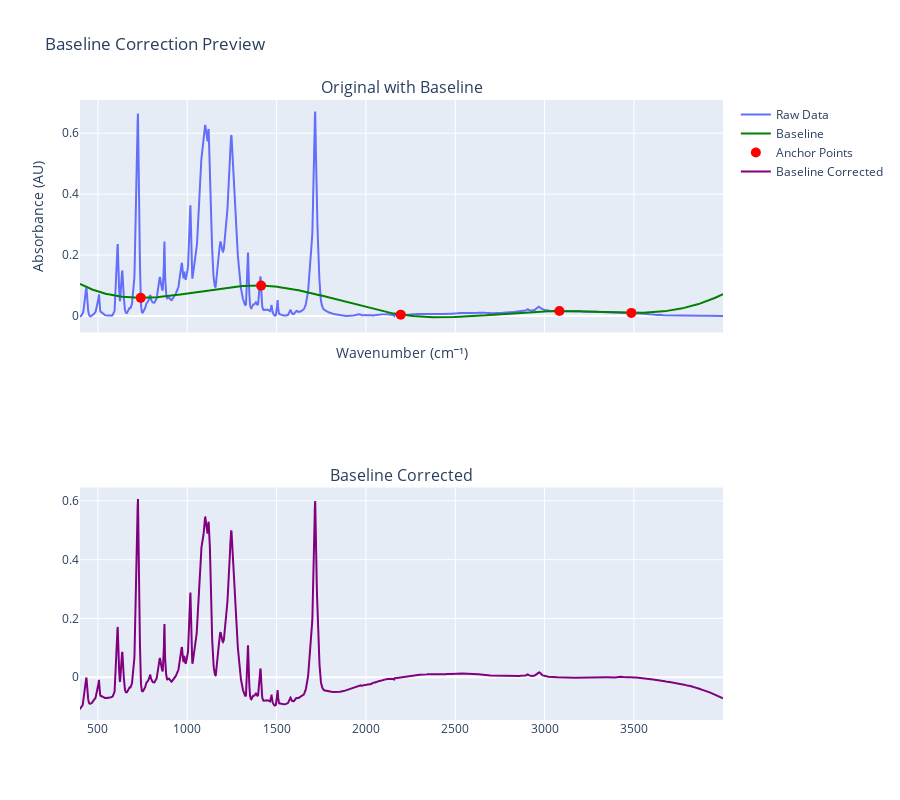

The code cell stored with this chart in its notebook:
### Markdown cell above
#### For manual baseline:

### Code cell
filepath = None # If None, will find first Time-Zero file of the specified material
material = "PPE"
select_anchor_points(FTIR_dataframe, material=material, filepath=filepath, try_it_out=True, dataframe_path=dataframe_path)

### Figure 1 — Plotly figure (JSON) as saved in the notebook; plotly's stock layout.template omitted (floating-point values rounded to 4 significant figures; data arrays with more than 128 entries replaced by an {"elided": "..."} marker saying what was removed)
{"data": [{"mode": "lines", "name": "Raw Data", "type": "scatter", "x": {"elided": "3495 float values"}, "xaxis": "x", "y": {"elided": "3495 float values"}, "yaxis": "y"}, {"line": {"color": "green"}, "mode": "lines", "name": "Baseline", "type": "scatter", "x": {"elided": "1000 float values"}, "xaxis": "x", "y": {"elided": "1000 float values"}, "yaxis": "y"}, {"marker": {"color": "red", "size": 10}, "mode": "markers", "name": "Anchor Points", "type": "scatter", "x": [739.5, 1413.0, 2195.0, 3083.0, 3486.0], "xaxis": "x", "y": [0.05919, 0.09955, 0.00416, 0.01612, 0.00979], "yaxis": "y"}, {"line": {"color": "purple"}, "mode": "lines", "name": "Baseline Corrected", "type": "scatter", "x": {"elided": "3495 float values"}, "xaxis": "x2", "y": {"elided": "3495 float values"}, "yaxis": "y2"}], "layout": {"annotations": [{"font": {"size": 16}, "showarrow": false, "text": "Original with Baseline", "x": 0.5, "xanchor": "center", "xref": "paper", "y": 1, "yanchor": "bottom", "yref": "paper"}, {"font": {"size": 16}, "showarrow": false, "text": "Baseline Corrected", "x": 0.5, "xanchor": "center", "xref": "paper", "y": 0.375, "yanchor": "bottom", "yref": "paper"}], "height": 800, "title": {"text": "Baseline Correction Preview"}, "xaxis": {"anchor": "y", "domain": [0, 1], "matches": "x2", "showticklabels": false, "title": {"text": "Wavenumber (cm⁻¹)"}}, "xaxis2": {"anchor": "y2", "domain": [0, 1]}, "yaxis": {"anchor": "x", "domain": [0.625, 1], "title": {"text": "Absorbance (AU)"}}, "yaxis2": {"anchor": "x2", "domain": [0, 0.375]}}}
